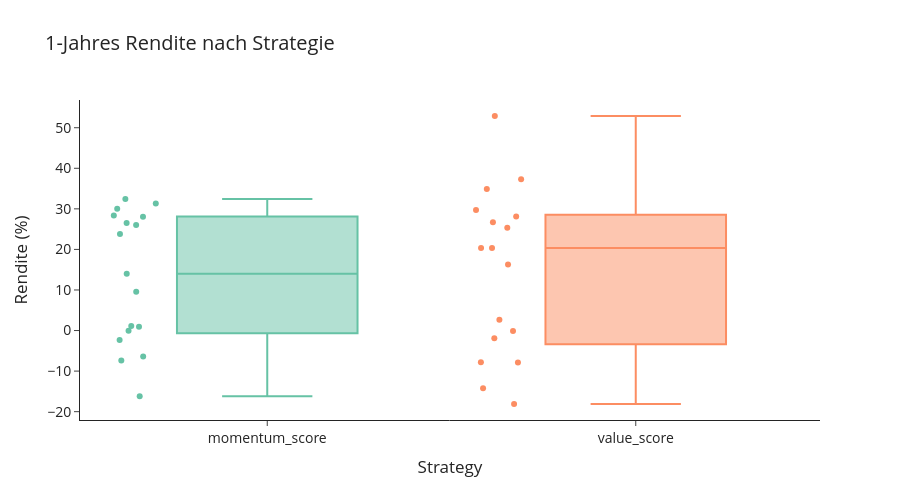
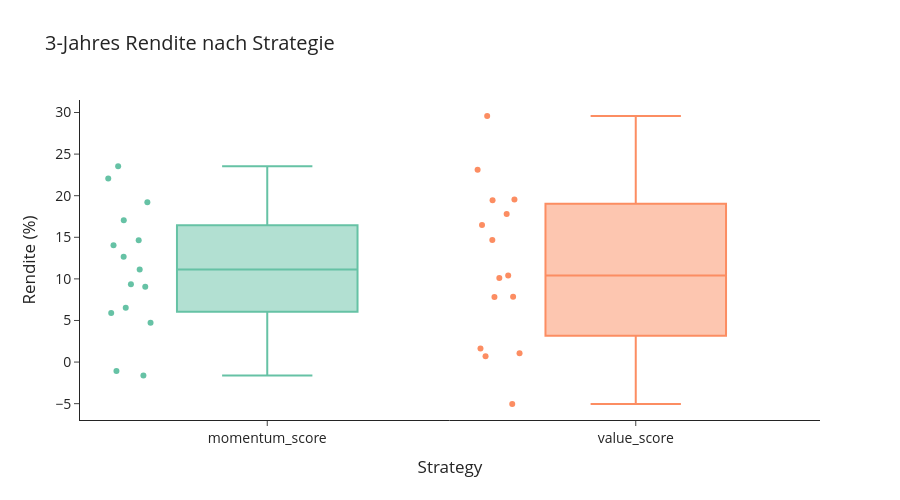
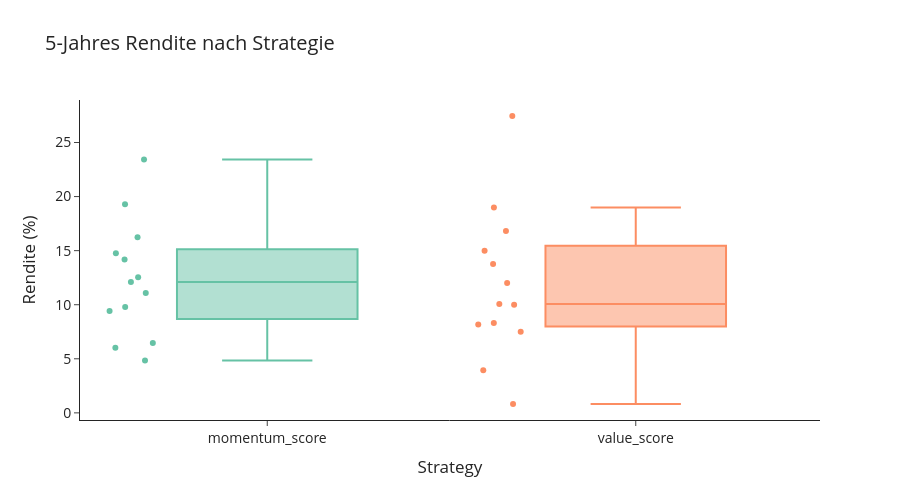

Notebook code cell kept with these figures, in order:
### Code cell
df["horizon"] = df["sellyear"] - df["buyyear"]

df = df[df["horizon"].isin([1,3,5])]

horizons = [1,3,5]

print(df.pivot_table(
    index="sellyear",
    columns=["strategy", "horizon"],
    values="rendite"
    ).describe().T)

for h in horizons:
    df_filtered = df[df["horizon"] == h]
    
    fig = px.box(
        df_filtered,
        x="strategy",
        y="rendite",
        title=f"{h}-Jahres Rendite nach Strategie ",
        color="strategy",  # sorgt für unterschiedliche Farben
        color_discrete_sequence=px.colors.qualitative.Set2,
        points="all" 
    )
    fig.update_yaxes(title="Rendite (%)")
    fig.update_xaxes(title="Strategy")



    fig.update_layout(
        width=900,
        height=500,
        title_font_size=20,
        font=dict(size=14),
        template="simple_white",
        showlegend=False
    )
   
    fig.show()
    output_dir = Path(save_path) / sector_name.lower().replace(" ", "_")
    output_dir.mkdir(parents=True, exist_ok=True)

    file_path = output_dir / f"{h}_year_distribution.png"
    fig.write_image(file_path)

### Figure 1 — Plotly figure (JSON) as saved in the notebook; plotly's stock layout.template omitted (floating-point values rounded to 4 significant figures)
{"data": [{"alignmentgroup": "True", "boxpoints": "all", "hovertemplate": "strategy=%{x}<br>rendite=%{y}<extra></extra>", "legendgroup": "momentum_score", "marker": {"color": "rgb(102,194,165)"}, "name": "momentum_score", "notched": false, "offsetgroup": "momentum_score", "orientation": "v", "showlegend": true, "type": "box", "x": ["momentum_score", "momentum_score", "momentum_score", "momentum_score", "momentum_score", "momentum_score", "momentum_score", "momentum_score", "momentum_score", "momentum_score", "momentum_score", "momentum_score", "momentum_score", "momentum_score", "momentum_score", "momentum_score", "momentum_score"], "x0": " ", "xaxis": "x", "y": [32.43, 31.3, 0.96, 30.03, 28.34, 9.56, 1.13, 23.81, 26.51, -16.2, 25.99, 14.03, 28.05, -6.38, -2.36, -7.38, -0.07], "y0": " ", "yaxis": "y"}, {"alignmentgroup": "True", "boxpoints": "all", "hovertemplate": "strategy=%{x}<br>rendite=%{y}<extra></extra>", "legendgroup": "value_score", "marker": {"color": "rgb(252,141,98)"}, "name": "value_score", "notched": false, "offsetgroup": "value_score", "orientation": "v", "showlegend": true, "type": "box", "x": ["value_score", "value_score", "value_score", "value_score", "value_score", "value_score", "value_score", "value_score", "value_score", "value_score", "value_score", "value_score", "value_score", "value_score", "value_score", "value_score", "value_score"], "x0": " ", "xaxis": "x", "y": [52.89, 34.87, -0.09, 28.13, 20.33, 2.64, -7.89, 25.33, 26.69, -14.24, 29.71, 16.3, 37.29, -7.79, 20.36, -18.11, -1.87], "y0": " ", "yaxis": "y"}], "layout": {"boxmode": "overlay", "font": {"size": 14}, "height": 500, "legend": {"title": {"text": "strategy"}, "tracegroupgap": 0}, "showlegend": false, "title": {"font": {"size": 20}, "text": "1-Jahres Rendite nach Strategie "}, "width": 900, "xaxis": {"anchor": "y", "categoryarray": ["momentum_score", "value_score"], "categoryorder": "array", "domain": [0, 1], "title": {"text": "Strategy"}}, "yaxis": {"anchor": "x", "domain": [0, 1], "title": {"text": "Rendite (%)"}}}}

### Figure 2 — Plotly figure (JSON) as saved in the notebook; plotly's stock layout.template omitted (floating-point values rounded to 4 significant figures)
{"data": [{"alignmentgroup": "True", "boxpoints": "all", "hovertemplate": "strategy=%{x}<br>rendite=%{y}<extra></extra>", "legendgroup": "momentum_score", "marker": {"color": "rgb(102,194,165)"}, "name": "momentum_score", "notched": false, "offsetgroup": "momentum_score", "orientation": "v", "showlegend": true, "type": "box", "x": ["momentum_score", "momentum_score", "momentum_score", "momentum_score", "momentum_score", "momentum_score", "momentum_score", "momentum_score", "momentum_score", "momentum_score", "momentum_score", "momentum_score", "momentum_score", "momentum_score", "momentum_score"], "x0": " ", "xaxis": "x", "y": [19.21, 14.63, 17.05, 22.06, 12.67, 6.53, 14.04, 9.34, 11.13, 9.04, 23.54, 5.89, 4.73, -1.07, -1.62], "y0": " ", "yaxis": "y"}, {"alignmentgroup": "True", "boxpoints": "all", "hovertemplate": "strategy=%{x}<br>rendite=%{y}<extra></extra>", "legendgroup": "value_score", "marker": {"color": "rgb(252,141,98)"}, "name": "value_score", "notched": false, "offsetgroup": "value_score", "orientation": "v", "showlegend": true, "type": "box", "x": ["value_score", "value_score", "value_score", "value_score", "value_score", "value_score", "value_score", "value_score", "value_score", "value_score", "value_score", "value_score", "value_score", "value_score", "value_score"], "x0": " ", "xaxis": "x", "y": [23.13, 19.55, 19.46, 17.79, 1.63, 0.7, 7.81, 10.41, 10.1, 7.85, 29.58, 16.47, 14.66, -5.04, 1.07], "y0": " ", "yaxis": "y"}], "layout": {"boxmode": "overlay", "font": {"size": 14}, "height": 500, "legend": {"title": {"text": "strategy"}, "tracegroupgap": 0}, "showlegend": false, "title": {"font": {"size": 20}, "text": "3-Jahres Rendite nach Strategie "}, "width": 900, "xaxis": {"anchor": "y", "categoryarray": ["momentum_score", "value_score"], "categoryorder": "array", "domain": [0, 1], "title": {"text": "Strategy"}}, "yaxis": {"anchor": "x", "domain": [0, 1], "title": {"text": "Rendite (%)"}}}}

### Figure 3 — Plotly figure (JSON) as saved in the notebook; plotly's stock layout.template omitted (floating-point values rounded to 4 significant figures)
{"data": [{"alignmentgroup": "True", "boxpoints": "all", "hovertemplate": "strategy=%{x}<br>rendite=%{y}<extra></extra>", "legendgroup": "momentum_score", "marker": {"color": "rgb(102,194,165)"}, "name": "momentum_score", "notched": false, "offsetgroup": "momentum_score", "orientation": "v", "showlegend": true, "type": "box", "x": ["momentum_score", "momentum_score", "momentum_score", "momentum_score", "momentum_score", "momentum_score", "momentum_score", "momentum_score", "momentum_score", "momentum_score", "momentum_score", "momentum_score", "momentum_score"], "x0": " ", "xaxis": "x", "y": [23.42, 16.24, 11.09, 12.53, 14.77, 4.84, 9.42, 14.17, 19.29, 9.8, 12.09, 6.45, 6.03], "y0": " ", "yaxis": "y"}, {"alignmentgroup": "True", "boxpoints": "all", "hovertemplate": "strategy=%{x}<br>rendite=%{y}<extra></extra>", "legendgroup": "value_score", "marker": {"color": "rgb(252,141,98)"}, "name": "value_score", "notched": false, "offsetgroup": "value_score", "orientation": "v", "showlegend": true, "type": "box", "x": ["value_score", "value_score", "value_score", "value_score", "value_score", "value_score", "value_score", "value_score", "value_score", "value_score", "value_score", "value_score", "value_score"], "x0": " ", "xaxis": "x", "y": [27.45, 18.98, 12.0, 10.0, 8.16, 0.82, 3.95, 13.76, 14.99, 10.06, 16.81, 8.32, 7.5], "y0": " ", "yaxis": "y"}], "layout": {"boxmode": "overlay", "font": {"size": 14}, "height": 500, "legend": {"title": {"text": "strategy"}, "tracegroupgap": 0}, "showlegend": false, "title": {"font": {"size": 20}, "text": "5-Jahres Rendite nach Strategie "}, "width": 900, "xaxis": {"anchor": "y", "categoryarray": ["momentum_score", "value_score"], "categoryorder": "array", "domain": [0, 1], "title": {"text": "Strategy"}}, "yaxis": {"anchor": "x", "domain": [0, 1], "title": {"text": "Rendite (%)"}}}}
